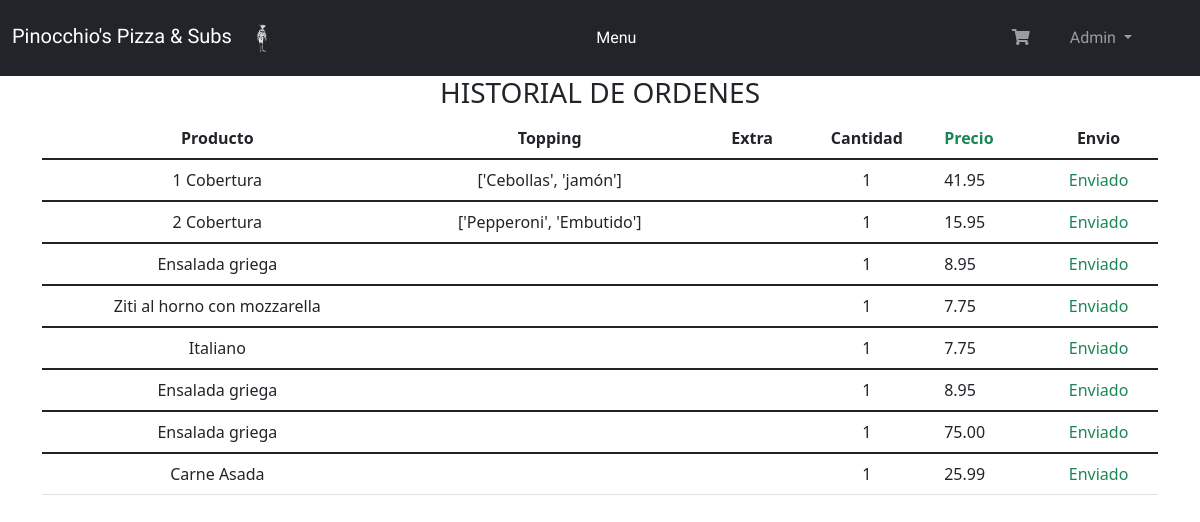
The app's page /historial/ (signed in), older data.
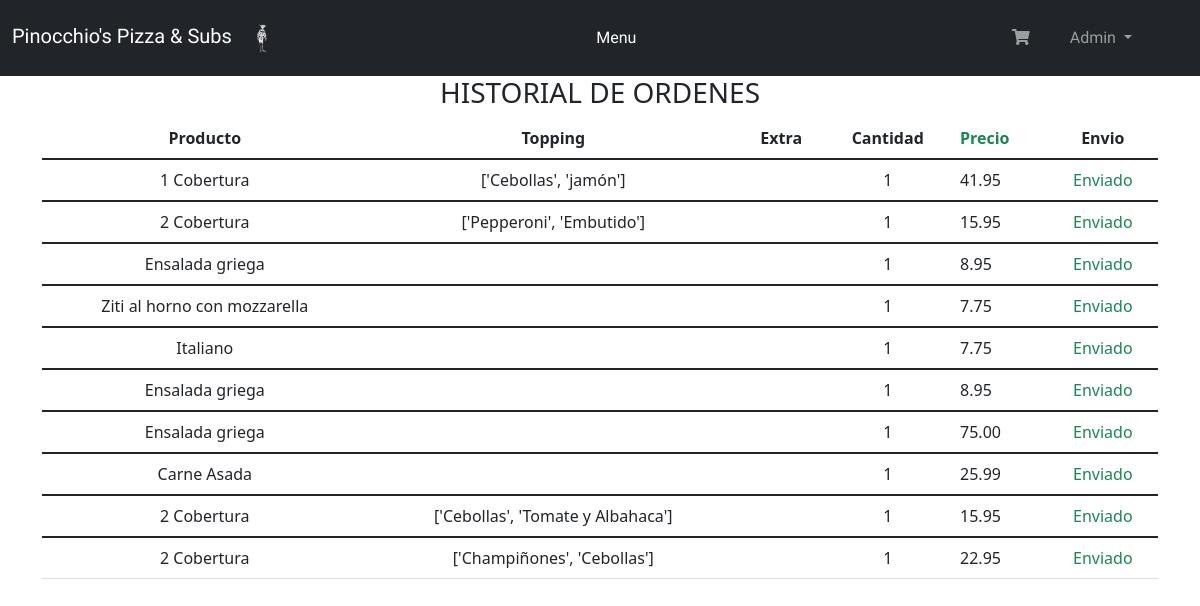
The same page, newer data.
### orders/models.py (models this page shows, shortened)
class CartItems(models.Model):
    username = models.CharField("Cliente", max_length=50,null=False,blank=False)
    nombre = models.CharField("Producto", max_length=30, null=False, blank=False)
    cantidad = models.IntegerField("Cantidad del producto:", default=1)
    precio = DecimalField(max_digits=5, decimal_places=2, null=True,blank=True)
    t_lista = models.CharField("Toppings", max_length=100,null=True,blank=True, default=' ')
    l_extra = models.CharField("Extras", max_length=100,null=True,blank=True, default=' ')
    estado = models.BooleanField("Confirmacion de compra",default=False)
    Envio = models.BooleanField("Confirmacion de Envio",default=False)

### orders/views.py (the view)
# urls.py: path('historial/', views.historial, name="historial"),
@login_required(login_url="/login")
def historial(request):
    user=request.user
    ordenes = CartItems.objects.all().filter(username=user, estado="True")
    return render(request, "Historial_compra.html",{"ordenes":ordenes})

### orders/templates/Historial_compra.html (shortened to what this page needs)
{% extends 'base/layout.html' %}
{% block main %}
<div class="container">
   <h3 class="text-title text-center text-uppercase">Historial de Ordenes</h3>
   <table class="table table-image">
      <thead class="thead-dark">
         <tr>
            <th scope="col" class="text-center">Producto</th>
            <th scope="col" class="text-center">Topping</th>
            <th scope="col" class="text-center">Extra</th>
            <th scope="col" class="text-center">Cantidad</th>
            <th scope="col" class="text-success">Precio</th>
            <th scope="col" class="text-center">Envio</th>
         </tr>
      </thead>
      {% for orden in ordenes %}
      {% if orden.estado == True %}
      <tbody>
            <tr>
               <td class="text-center">
                  {{orden.nombre}}
               </td>
               <td class="text-center">
                  {{orden.t_lista}}
               </td>
               <td class="text-center">
               </td>
               <td class="text-center">
                  {{orden.cantidad}}
               </td>
               <td>
                  {{orden.precio}}
               </td>
            {% if  orden.Envio == False%}
            <td class="text-center text-danger">
               Pendiente
            </td>
            {% else %}
            <td class="text-center text-success">
               Enviado
            </td>
            {% endif %}
            </tr>
      </tbody>
      {% endif %}
      {% empty %}
      <div class="text-center text-uppercase text-danger">
        <h2>Historial de compra vacio!</h2>
     </div>
      {% endfor %}
   </table>
</div>
{% endblock %}

Row changes from the older to the newer data that the page shows:
now on this page (row edited): CartItems: nombre "2 Cobertura", t_lista "['Cebollas', 'Tomate y Albahaca']", cantidad "1", precio "15.95", Envio "Enviado"
added CartItems: nombre "2 Cobertura", t_lista "['Champiñones', 'Cebollas']", cantidad "1", precio "22.95", Envio "Enviado"
